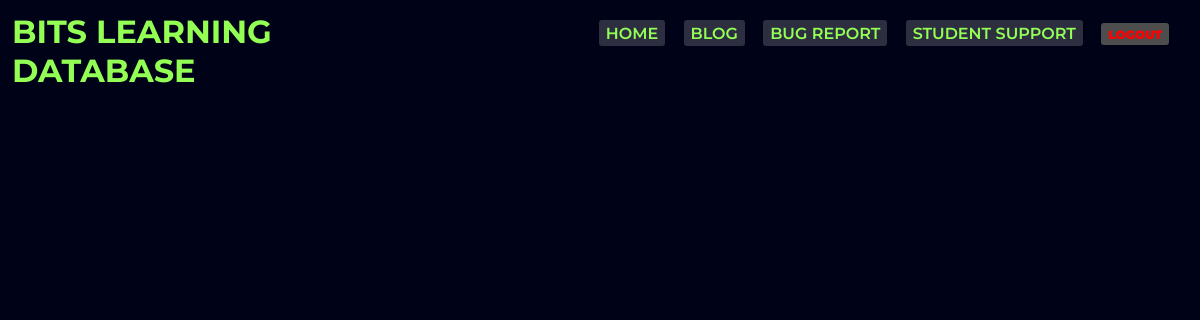
The page /BLD/bugreport/ (signed in) on the database as committed earlier.
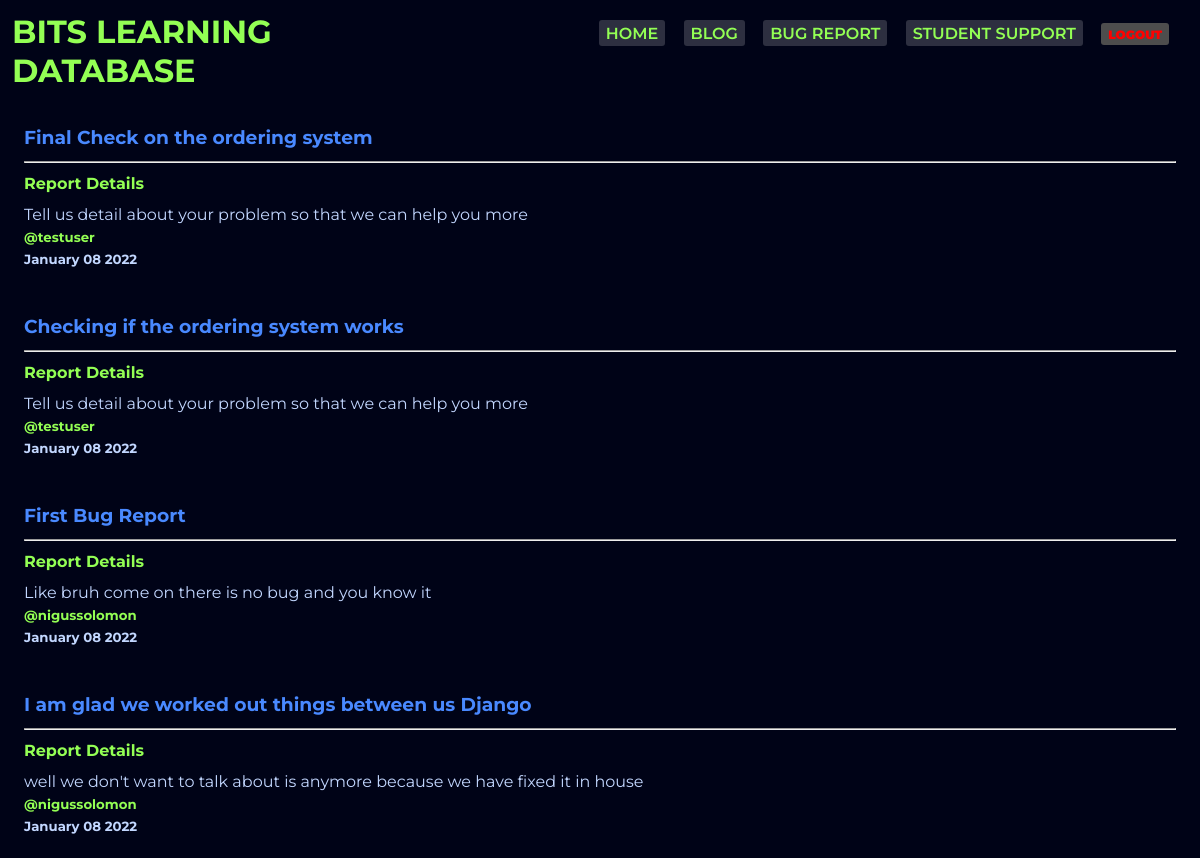
The same page on the database as committed later.
### database/models.py (models this page shows, shortened)
class BugReport(models.Model):
    bug = CharField(max_length=300, default="What problems did you encounter")
    bug_detail = TextField(default="Tell us detail about your problem so that we can help you more")
    user = models.ForeignKey(User, on_delete=models.DO_NOTHING)
    date = models.DateTimeField(default=timezone.now)
    class Meta:
        ordering = ['-date',]

### database/views.py (the view)
# urls.py: path('bugreport/', databaseviews.bugreport, name="bugreport")
@user_passes_test(lambda u: u.is_superuser)
def bugreport(request):
    context = {
        'databr':BugReport.objects.all().order_by('-date'),
        'title':'BUG REPORT'
    }
    return render(request, 'database/bugreport.html', context)

### database/templates/database/bugreport.html
{% extends 'database/base.html' %}
{% block bugreport %}
{% for data in databr  %}
    <div class="report">
        <h3>{{data.bug}}</h3>
        <hr>
        <h4>Report Details</h4>
        <p>{{data.bug_detail}}</p>
        <h5>@{{data.user}}</h5>
        <h5 id="report_date">{{data.date | date:"F d Y"}}</h5>
    </div>
{% endfor %}
{% endblock bugreport %}

### database/templates/database/base.html (shortened to what this page needs)
{% load static %}
<!DOCTYPE html>
<html lang="en">
<head>
    <link rel="stylesheet" href="{% static "main/style.css" %}">
    <link rel="stylesheet" href="{% static "database/style.css" %}">
</head>
<body id="body">
    <div class="navsec">
        <div class="logo">
            <h1>BITS LEARNING DATABASE</h1>
        </div>
        <div class="navlinks">
            <a href="{% url 'homedatabase' %}">HOME</a>
            <a href="{% url 'blogdatabase' %}">BLOG</a>
            {% if user.is_superuser %}
            <a href="{% url 'bugreport' %}">BUG REPORT</a>
            {% endif %}
            <a href="{% url 'support' %}">STUDENT SUPPORT</a>
            <a id="logout" href="{% url 'logout' %}">LOGOUT</a>
        </div>
    </div>
    {% block bugreport %}{% endblock bugreport %}
</body>
</html>

### main/static/main/style.css (style rules this page uses)
* { padding: 0%; margin: 0%; font-family: 'Montserrat', sans-serif; }
#body { background: #000317; }
.navsec { position: -webkit-sticky; position: sticky; top: 0; padding: 1%; display: flex; justify-content: space-between; background-color: #000317; z-index: 2; }
.logo { font-weight: bold; color: #93FF54; }
.navlinks { text-align: right; width: 60%; color: #93FF54; padding: 1%; }
.navlinks a { color: #93FF54; text-decoration: none; padding: .5%; padding-left: 1%; padding-right: 1%; background: rgba(255, 255, 255, 0.178); border-radius: 3px; margin-left: 1%; margin-right: 1%; font-weight: 600; }

### database/static/database/style.css (style rules this page uses)
* { font-family: 'Montserrat', sans-serif; }
#logout { color: rgb(255, 0, 0); background: rgb(77, 77, 77); text-decoration: none; font-size: 12px; font-weight: 900; }
.report { padding: 2%; }
.report h3 { color: #4989FF; }
.report hr { background: #fff; margin-top: 1%; margin-bottom: 1%; }
.report h5,h4 { color: #93FF54; }
#report_date { color: #c2d7ff; margin-top: .5%; }
.report h4 { margin-bottom: 1%; }
.report p { color: #c2d7ff; margin-bottom: .5%; }

Rows that differ between the two databases and show on the page:
added BugReport: bug "Final Check on the ordering system", bug_detail "Tell us detail about your problem so that we can help you more", user "testuser", date "January 08 2022"
added BugReport: bug "Checking if the ordering system works", bug_detail "Tell us detail about your problem so that we can help you more", user "testuser", date "January 08 2022"
added BugReport: bug "First Bug Report", bug_detail "Like bruh come on there is no bug and you know it", user "nigussolomon", date "January 08 2022"
added BugReport: bug "I am glad we worked out things between us Django", bug_detail "well we don't want to talk about is anymore because we have fixed it in house", user "nigussolomon", date "January 08 2022"
